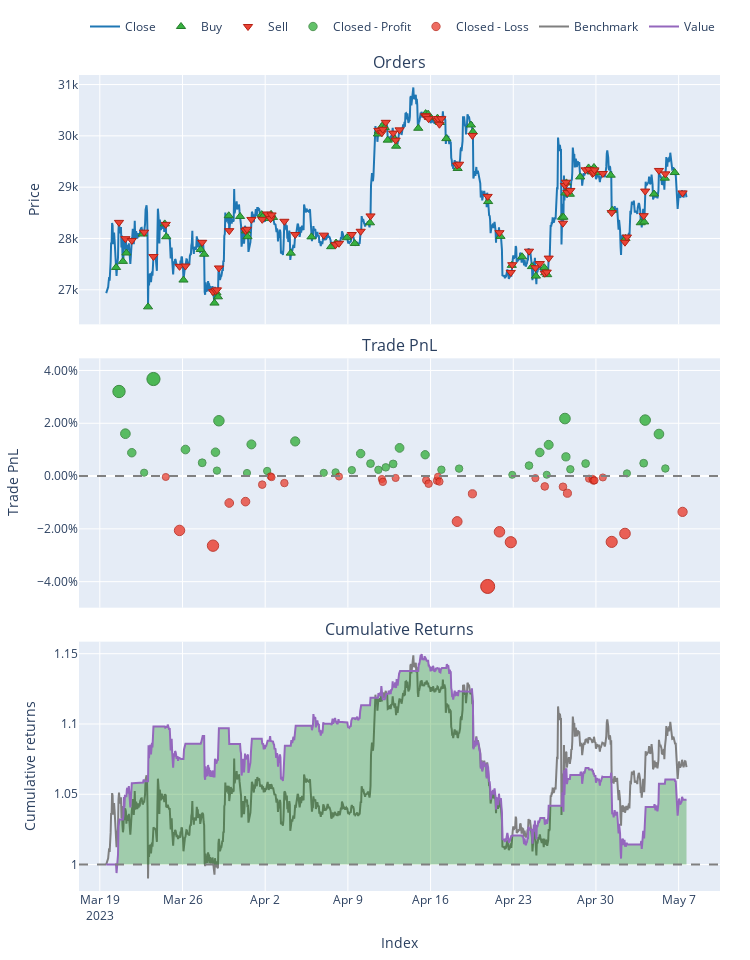

Notebook code for this chart:
### Markdown cell above
## Out of Sample

### Code cell
signal_df = X_test.copy()
signal_df['signal'] = pd.Series(data=grid_search.predict(X_test), index=X_test.index)

# convert signal as boolean
signal_df['signal'] = signal_df['signal'].apply(lambda x: True if x==1 else False)

# more realistic
signal_df['signal'] = signal_df['signal'].shift()
signal_df.dropna(inplace=True)

# create signal backtesting
signal_vectorbt = signal_df.ta.tsignals(signal_df.signal, asbool=True, append=True)

port = vbt.Portfolio.from_signals(signal_df.close,
                                    entries=signal_vectorbt.TS_Entries,
                                    exits=signal_vectorbt.TS_Exits,
                                    freq="1h",
                                    init_cash = 1000,
                                    size=0.1,
                                    # fees = 0.00075,
                                    # slippage = 0.001
                                )

port.plot().show()
port.stats()

### Figure 1 — Plotly figure (JSON) as saved in the notebook; plotly's stock layout.template omitted (floating-point values rounded to 4 significant figures; data arrays with more than 128 entries replaced by an {"elided": "..."} marker saying what was removed)
{"data": [{"legendgroup": "0", "line": {"color": "#1f77b4"}, "name": "Close", "showlegend": true, "type": "scatter", "uid": "0bf066ee-0277-4ac1-9b37-c417d0c5c33c", "x": {"elided": "1178 str values"}, "xaxis": "x", "y": {"elided": "1178 float values"}, "yaxis": "y"}, {"customdata": {"elided": "75x3 float values"}, "hovertemplate": "Order Id: %{customdata[0]}<br>Timestamp: %{x}<br>Price: %{y}<br>Size: %{customdata[1]:.6f}<br>Fees: %{customdata[2]:.6f}", "legendgroup": "1", "marker": {"color": "#37B13F", "line": {"color": "rgb(38,123,44)", "width": 1}, "size": 8, "symbol": "triangle-up"}, "mode": "markers", "name": "Buy", "type": "scatter", "uid": "3b29dae0-22b7-49d3-b977-f36e234a4ff6", "x": ["2023-03-20T09:00:00", "2023-03-20T23:00:00", "2023-03-21T06:00:00", "2023-03-22T15:00:00", "2023-03-23T02:00:00", "2023-03-24T12:00:00", "2023-03-24T15:00:00", "2023-03-26T02:00:00", "2023-03-27T13:00:00", "2023-03-27T20:00:00", "2023-03-28T17:00:00", "2023-03-28T21:00:00", "2023-03-29T00:00:00", "2023-03-29T22:00:00", "2023-03-30T21:00:00", "2023-03-31T09:00:00", "2023-03-31T12:00:00", "2023-04-01T17:00:00", "2023-04-01T19:00:00", "2023-04-02T08:00:00", "2023-04-02T12:00:00", "2023-04-02T16:00:00", "2023-04-04T04:00:00", "2023-04-05T22:00:00", "2023-04-07T14:00:00", "2023-04-08T00:00:00", "2023-04-08T22:00:00", "2023-04-09T14:00:00", "2023-04-10T21:00:00", "2023-04-11T13:00:00", "2023-04-11T15:00:00", "2023-04-11T22:00:00", "2023-04-12T03:00:00", "2023-04-12T09:00:00", "2023-04-12T23:00:00", "2023-04-13T02:00:00", "2023-04-14T23:00:00", "2023-04-15T14:00:00", "2023-04-15T19:00:00", "2023-04-15T21:00:00", "2023-04-16T14:00:00", "2023-04-16T17:00:00", "2023-04-16T19:00:00", "2023-04-17T08:00:00", "2023-04-18T07:00:00", "2023-04-19T10:00:00", "2023-04-19T14:00:00", "2023-04-20T21:00:00", "2023-04-21T22:00:00", "2023-04-22T21:00:00", "2023-04-23T18:00:00", "2023-04-24T14:00:00", "2023-04-24T22:00:00", "2023-04-25T15:00:00", "2023-04-25T17:00:00", "2023-04-25T21:00:00", "2023-04-27T03:00:00", "2023-04-27T06:00:00", "2023-04-27T10:00:00", "2023-04-27T12:00:00", "2023-04-27T19:00:00", "2023-04-28T16:00:00", "2023-04-29T09:00:00", "2023-04-29T16:00:00", "2023-04-29T18:00:00", "2023-04-29T20:00:00", "2023-04-29T23:00:00", "2023-05-01T06:00:00", "2023-05-01T09:00:00", "2023-05-02T12:00:00", "2023-05-03T19:00:00", "2023-05-04T02:00:00", "2023-05-04T22:00:00", "2023-05-05T20:00:00", "2023-05-06T16:00:00"], "xaxis": "x", "y": [27430.0, 27550.0, 27720.0, 28090.0, 26670.0, 28280.0, 28030.0, 27190.0, 27790.0, 27690.0, 26740.0, 26940.0, 26860.0, 28440.0, 28430.0, 28150.0, 28030.0, 28470.0, 28420.0, 28390.0, 28470.0, 28410.0, 27710.0, 28030.0, 27840.0, 27910.0, 28010.0, 27900.0, 28310.0, 30040.0, 30090.0, 30190.0, 30160.0, 29920.0, 29940.0, 29800.0, 30150.0, 30430.0, 30420.0, 30360.0, 30340.0, 30290.0, 30260, 29950.0, 29360.0, 30210.0, 30080.0, 28720.0, 28040.0, 27480.0, 27640.0, 27450.0, 27270.0, 27430.0, 27330.0, 27290.0, 28410.0, 28420.0, 28890.0, 29080.0, 28860.0, 29200.0, 29370.0, 29300.0, 29330.0, 29380.0, 29280.0, 29230.0, 28550.0, 28000.0, 28310.0, 28320.0, 28870.0, 29180.0, 29290.0], "yaxis": "y"}, {"customdata": {"elided": "75x3 float values"}, "hovertemplate": "Order Id: %{customdata[0]}<br>Timestamp: %{x}<br>Price: %{y}<br>Size: %{customdata[1]:.6f}<br>Fees: %{customdata[2]:.6f}", "legendgroup": "2", "marker": {"color": "#EA4335", "line": {"color": "rgb(181,31,18)", "width": 1}, "size": 8, "symbol": "triangle-down"}, "mode": "markers", "name": "Sell", "type": "scatter", "uid": "2c8a9d5d-b428-4bec-baf9-6533d4da035c", "x": ["2023-03-20T15:00:00", "2023-03-21T04:00:00", "2023-03-21T17:00:00", "2023-03-22T18:00:00", "2023-03-23T13:00:00", "2023-03-24T14:00:00", "2023-03-25T18:00:00", "2023-03-26T06:00:00", "2023-03-27T16:00:00", "2023-03-28T14:00:00", "2023-03-28T19:00:00", "2023-03-28T22:00:00", "2023-03-29T02:00:00", "2023-03-29T23:00:00", "2023-03-31T08:00:00", "2023-03-31T11:00:00", "2023-03-31T20:00:00", "2023-04-01T18:00:00", "2023-04-02T04:00:00", "2023-04-02T11:00:00", "2023-04-02T13:00:00", "2023-04-03T15:00:00", "2023-04-04T13:00:00", "2023-04-06T23:00:00", "2023-04-07T23:00:00", "2023-04-08T06:00:00", "2023-04-09T08:00:00", "2023-04-10T02:00:00", "2023-04-10T22:00:00", "2023-04-11T14:00:00", "2023-04-11T21:00:00", "2023-04-11T23:00:00", "2023-04-12T05:00:00", "2023-04-12T20:00:00", "2023-04-13T01:00:00", "2023-04-13T09:00:00", "2023-04-15T13:00:00", "2023-04-15T15:00:00", "2023-04-15T20:00:00", "2023-04-16T13:00:00", "2023-04-16T15:00:00", "2023-04-16T18:00:00", "2023-04-16T22:00:00", "2023-04-18T06:00:00", "2023-04-18T10:00:00", "2023-04-19T13:00:00", "2023-04-20T20:00:00", "2023-04-21T20:00:00", "2023-04-22T19:00:00", "2023-04-22T22:00:00", "2023-04-24T08:00:00", "2023-04-24T21:00:00", "2023-04-25T06:00:00", "2023-04-25T16:00:00", "2023-04-25T20:00:00", "2023-04-26T00:00:00", "2023-04-27T05:00:00", "2023-04-27T09:00:00", "2023-04-27T11:00:00", "2023-04-27T14:00:00", "2023-04-27T20:00:00", "2023-04-29T03:00:00", "2023-04-29T10:00:00", "2023-04-29T17:00:00", "2023-04-29T19:00:00", "2023-04-29T21:00:00", "2023-04-30T14:00:00", "2023-05-01T08:00:00", "2023-05-02T11:00:00", "2023-05-02T15:00:00", "2023-05-04T01:00:00", "2023-05-04T04:00:00", "2023-05-05T08:00:00", "2023-05-05T21:00:00", "2023-05-07T08:00:00"], "xaxis": "x", "y": [28310.0, 28000.0, 27960.0, 28120.0, 27650.0, 28270.0, 27460.0, 27460.0, 27930.0, 26960.0, 26980.0, 27000.0, 27430.0, 28150.0, 28150.0, 28180.0, 28370.0, 28370.0, 28480.0, 28390.0, 28460.0, 28335, 28080.0, 28070.0, 27880.0, 27910.0, 28080.0, 28140.0, 28440.0, 30110.0, 30060.0, 30130.0, 30260.0, 30050.0, 29920.0, 30120.0, 30390.0, 30390.0, 30340.0, 30310.0, 30340.0, 30230.0, 30330.0, 29430.0, 29450.0, 30010.0, 28820.0, 28110.0, 27340.0, 27490.0, 27750.0, 27430.0, 27510.0, 27323, 27340.0, 27620.0, 28300.0, 29030.0, 29100.0, 28890.0, 28940.0, 29340.0, 29350.0, 29270.0, 29280.0, 29340.0, 29270.0, 28500.0, 27930.0, 28030.0, 28440.0, 28920.0, 29330.0, 29260.0, 28890.0], "yaxis": "y"}, {"customdata": {"elided": "40x4 float values"}, "hovertemplate": "Exit Trade Id: %{customdata[0]}<br>Position Id: %{customdata[1]}<br>Exit Timestamp: %{x}<br>PnL: %{customdata[2]:.6f}<br>Return: %{customdata[3]:.2%}", "legendgroup": "3", "marker": {"color": "#37B13F", "line": {"color": "rgb(38,123,44)", "width": 1}, "opacity": [0.8649, 0.8074, 0.7815, 0.7543, 0.8818, 0.7858, 0.7678, 0.7822, 0.7571, 0.825, 0.7539, 0.7928, 0.7566, 0.7969, 0.7541, 0.7548, 0.7578, 0.7803, 0.7667, 0.7582, 0.7616, 0.7662, 0.7881, 0.7787, 0.7584, 0.7599, 0.7514, 0.764, 0.7819, 0.7515, 0.7922, 0.828, 0.7759, 0.759, 0.7668, 0.7534, 0.7672, 0.8259, 0.8069, 0.76], "size": [12.36, 9.679, 8.47, 7.2, 13.15, 8.672, 7.83, 8.505, 7.333, 10.5, 7.182, 8.998, 7.31, 9.187, 7.19, 7.225, 7.364, 8.414, 7.78, 7.384, 7.54, 7.758, 8.776, 8.341, 7.391, 7.46, 7.065, 7.652, 8.487, 7.07, 8.971, 10.64, 8.208, 7.418, 7.783, 7.158, 7.803, 10.54, 9.657, 7.467], "symbol": "circle"}, "mode": "markers", "name": "Closed - Profit", "type": "scatter", "uid": "3e3673db-e610-4902-970c-3f859715568c", "x": ["2023-03-20T15:00:00", "2023-03-21T04:00:00", "2023-03-21T17:00:00", "2023-03-22T18:00:00", "2023-03-23T13:00:00", "2023-03-26T06:00:00", "2023-03-27T16:00:00", "2023-03-28T19:00:00", "2023-03-28T22:00:00", "2023-03-29T02:00:00", "2023-03-31T11:00:00", "2023-03-31T20:00:00", "2023-04-02T04:00:00", "2023-04-04T13:00:00", "2023-04-06T23:00:00", "2023-04-07T23:00:00", "2023-04-09T08:00:00", "2023-04-10T02:00:00", "2023-04-10T22:00:00", "2023-04-11T14:00:00", "2023-04-12T05:00:00", "2023-04-12T20:00:00", "2023-04-13T09:00:00", "2023-04-15T13:00:00", "2023-04-16T22:00:00", "2023-04-18T10:00:00", "2023-04-22T22:00:00", "2023-04-24T08:00:00", "2023-04-25T06:00:00", "2023-04-25T20:00:00", "2023-04-26T00:00:00", "2023-04-27T09:00:00", "2023-04-27T11:00:00", "2023-04-27T20:00:00", "2023-04-29T03:00:00", "2023-05-02T15:00:00", "2023-05-04T01:00:00", "2023-05-04T04:00:00", "2023-05-05T08:00:00", "2023-05-05T21:00:00"], "xaxis": "x2", "y": [0.03204, 0.01605, 0.008846, 0.001273, 0.03676, 0.01005, 0.005031, 0.009052, 0.002064, 0.02095, 0.001166, 0.01199, 0.001929, 0.01312, 0.001215, 0.00142, 0.002252, 0.008507, 0.004732, 0.002368, 0.003299, 0.004599, 0.01067, 0.008077, 0.002412, 0.002821, 0.0004673, 0.003964, 0.008944, 0.000498, 0.01183, 0.02179, 0.007281, 0.00257, 0.004746, 0.001019, 0.004867, 0.0212, 0.01592, 0.002866], "yaxis": "y2"}, {"customdata": {"elided": "35x4 float values"}, "hovertemplate": "Exit Trade Id: %{customdata[0]}<br>Position Id: %{customdata[1]}<br>Exit Timestamp: %{x}<br>PnL: %{customdata[2]:.6f}<br>Return: %{customdata[3]:.2%}", "legendgroup": "4", "marker": {"color": "#EA4335", "line": {"color": "rgb(181,31,18)", "width": 1}, "opacity": [0.751, 0.8237, 0.8445, 0.7864, 0.7845, 0.7614, 0.75, 0.7512, 0.7593, 0.7504, 0.7537, 0.7576, 0.7523, 0.7554, 0.7601, 0.756, 0.7506, 0.7573, 0.8116, 0.7739, 0.9, 0.8256, 0.8398, 0.7526, 0.7638, 0.7643, 0.7731, 0.7533, 0.7536, 0.7559, 0.7556, 0.7516, 0.8393, 0.828, 0.7985], "size": [7.045, 10.44, 11.41, 8.699, 8.611, 7.532, 7, 7.056, 7.433, 7.018, 7.173, 7.355, 7.109, 7.252, 7.472, 7.281, 7.029, 7.339, 9.876, 8.114, 14, 10.53, 11.19, 7.12, 7.646, 7.666, 8.078, 7.153, 7.166, 7.277, 7.261, 7.075, 11.17, 10.64, 9.262], "symbol": "circle"}, "mode": "markers", "name": "Closed - Loss", "type": "scatter", "uid": "b8aef061-7235-4533-b540-e106dcbfe027", "x": ["2023-03-24T14:00:00", "2023-03-25T18:00:00", "2023-03-28T14:00:00", "2023-03-29T23:00:00", "2023-03-31T08:00:00", "2023-04-01T18:00:00", "2023-04-02T11:00:00", "2023-04-02T13:00:00", "2023-04-03T15:00:00", "2023-04-08T06:00:00", "2023-04-11T21:00:00", "2023-04-11T23:00:00", "2023-04-13T01:00:00", "2023-04-15T15:00:00", "2023-04-15T20:00:00", "2023-04-16T13:00:00", "2023-04-16T15:00:00", "2023-04-16T18:00:00", "2023-04-18T06:00:00", "2023-04-19T13:00:00", "2023-04-20T20:00:00", "2023-04-21T20:00:00", "2023-04-22T19:00:00", "2023-04-24T21:00:00", "2023-04-25T16:00:00", "2023-04-27T05:00:00", "2023-04-27T14:00:00", "2023-04-29T10:00:00", "2023-04-29T17:00:00", "2023-04-29T19:00:00", "2023-04-29T21:00:00", "2023-04-30T14:00:00", "2023-05-01T08:00:00", "2023-05-02T11:00:00", "2023-05-07T08:00:00"], "xaxis": "x2", "y": [-0.0003486, -0.02059, -0.02636, -0.01021, -0.009686, -0.003249, -7.926e-05, -0.0004127, -0.00266, -0.0001856, -0.001114, -0.002194, -0.0007268, -0.001583, -0.002895, -0.001756, -0.0002495, -0.002103, -0.01723, -0.006723, -0.04181, -0.02111, -0.02506, -0.0007934, -0.003932, -0.004052, -0.006508, -0.0009917, -0.001068, -0.00173, -0.001635, -0.0005242, -0.02493, -0.02178, -0.01357], "yaxis": "y2"}, {"legendgroup": "5", "line": {"color": "#7f7f7f"}, "name": "Benchmark", "showlegend": true, "type": "scatter", "uid": "6013f79f-6ea5-4223-b9df-f9ac13fa6f06", "x": {"elided": "1178 str values"}, "xaxis": "x3", "y": {"elided": "1178 float values"}, "yaxis": "y3"}, {"hoverinfo": "skip", "legendgroup": "6", "line": {"color": "rgba(0, 0, 0, 0)", "width": 0}, "opacity": 0, "showlegend": false, "type": "scatter", "uid": "0b88bf29-3139-41f1-8f41-a7e6fe2d28ce", "x": {"elided": "1178 str values"}, "xaxis": "x3", "y": {"elided": "1178 int values"}, "yaxis": "y3"}, {"connectgaps": false, "fill": "tonexty", "fillcolor": "rgba(0, 128, 0, 0.3)", "hoverinfo": "skip", "legendgroup": "6", "line": {"color": "rgba(0, 0, 0, 0)", "width": 0}, "opacity": 0, "showlegend": false, "type": "scatter", "uid": "4e933d10-c7b2-415c-887f-439c6d6acecd", "x": {"elided": "1178 str values"}, "xaxis": "x3", "y": {"elided": "1178 float values"}, "yaxis": "y3"}, {"hoverinfo": "skip", "legendgroup": "6", "line": {"color": "rgba(0, 0, 0, 0)", "width": 0}, "opacity": 0, "showlegend": false, "type": "scatter", "uid": "49ef6407-a093-4d99-9212-b181cc13e70c", "x": {"elided": "1178 str values"}, "xaxis": "x3", "y": {"elided": "1178 int values"}, "yaxis": "y3"}, {"connectgaps": false, "fill": "tonexty", "fillcolor": "rgba(255, 0, 0, 0.3)", "hoverinfo": "skip", "legendgroup": "6", "line": {"color": "rgba(0, 0, 0, 0)", "width": 0}, "opacity": 0, "showlegend": false, "type": "scatter", "uid": "ae2d2a2b-c4c4-4cce-a1e2-02d7e95a0c83", "x": {"elided": "1178 str values"}, "xaxis": "x3", "y": {"elided": "1178 float values"}, "yaxis": "y3"}, {"legendgroup": "7", "line": {"color": "#9467bd"}, "name": "Value", "showlegend": true, "type": "scatter", "uid": "1d5d2a85-e1b5-49f6-9267-4f91068f51fe", "x": {"elided": "1178 str values"}, "xaxis": "x3", "y": {"elided": "1178 float values"}, "yaxis": "y3"}, {"hoverinfo": "skip", "legendgroup": "6", "line": {"color": "rgba(0, 0, 0, 0)", "width": 0}, "opacity": 0, "showlegend": false, "type": "scatter", "uid": "e2b083fa-056f-4fd6-8054-27c05aff99de", "x": {"elided": "1178 str values"}, "xaxis": "x3", "y": {"elided": "1178 int values"}, "yaxis": "y3"}], "layout": {"annotations": [{"font": {"size": 16}, "showarrow": false, "text": "Orders", "x": 0.5, "xanchor": "center", "xref": "paper", "y": 1, "yanchor": "bottom", "yref": "paper"}, {"font": {"size": 16}, "showarrow": false, "text": "Trade PnL", "x": 0.5, "xanchor": "center", "xref": "paper", "y": 0.6528, "yanchor": "bottom", "yref": "paper"}, {"font": {"size": 16}, "showarrow": false, "text": "Cumulative Returns", "x": 0.5, "xanchor": "center", "xref": "paper", "y": 0.3056, "yanchor": "bottom", "yref": "paper"}], "height": 960, "legend": {"orientation": "h", "traceorder": "normal", "x": 1, "xanchor": "right", "y": 1.042, "yanchor": "bottom"}, "margin": {"b": 30, "l": 30, "r": 30, "t": 30}, "shapes": [{"line": {"color": "gray", "dash": "dash"}, "type": "line", "x0": 0, "x1": 1, "xref": "paper", "y0": 0, "y1": 0, "yref": "y2"}, {"line": {"color": "gray", "dash": "dash"}, "type": "line", "x0": 0, "x1": 1, "xref": "paper", "y0": 1, "y1": 1, "yref": "y3"}], "showlegend": true, "width": 750, "xaxis": {"anchor": "y", "domain": [0, 1], "matches": "x3", "showticklabels": false}, "xaxis2": {"anchor": "y2", "domain": [0, 1], "matches": "x3", "showticklabels": false}, "xaxis3": {"anchor": "y3", "domain": [0, 1], "title": {"text": "Index"}}, "yaxis": {"anchor": "x", "domain": [0.6944, 1], "title": {"text": "Price"}}, "yaxis2": {"anchor": "x2", "domain": [0.3472, 0.6528], "tickformat": ".2%", "title": {"text": "Trade PnL"}}, "yaxis3": {"anchor": "x3", "domain": [0, 0.3056], "title": {"text": "Cumulative returns"}}}}
